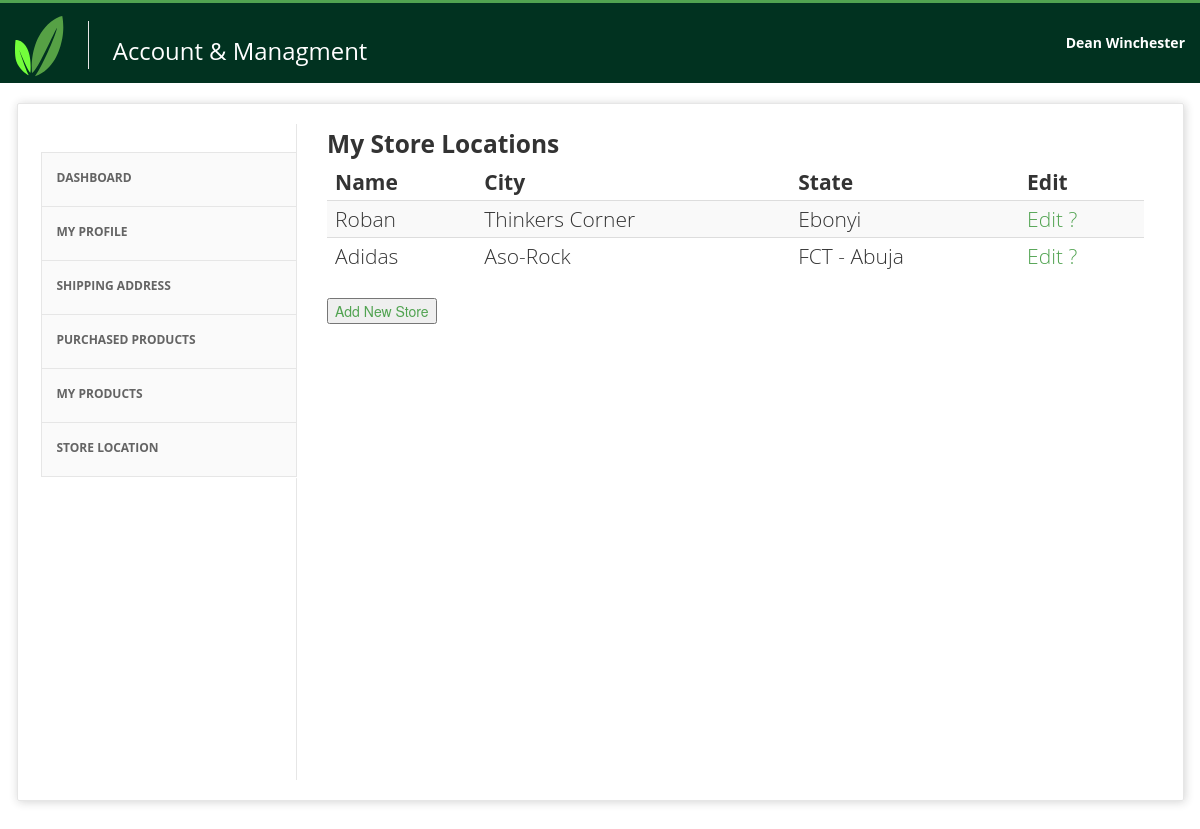
The app's page /account/storelist (signed in) with its own data.
### account/models.py (models this page shows, shortened)
class User(AbstractBaseUser):
    first_name=models.CharField(max_length=50)
    last_name=models.CharField(max_length=50)
    email = models.EmailField(
        verbose_name='email address',
        max_length=255,
        unique=True,
    )
    phone=models.CharField(max_length=20)
    Active_Shipping_Address=models.ForeignKey('goods.ShippingAddress',on_delete=models.DO_NOTHING,
    blank=True,null=True
)
    staff = models.BooleanField(default=False) # a admin user; non super-user
    admin = models.BooleanField(default=False)
    STATUS=(
        ('Buyer','Buyer'),
        ('Seller','Seller')
    )
    client_status=models.CharField(max_length=500,choices=STATUS)
    USERNAME_FIELD='email'
    @property
    def is_staff(self):
        return self.staff
    objects=UserManager()

### goods/models.py (models this page shows, shortened)
class StoreLocation(models.Model):
    name = models.CharField(max_length=20)
    states_list= (
                    ("Abia", " Abia"),
                    ( "Bauchi", "Bauchi",),
                    ( "Bayelsa","Bayelsa",),
                    ( "Benue", "Benue",),
                    ( "Borno",  "Borno",     ),
                  ("Cross River" ,"Cross River",),
                  ("Delta",   "Delta",   ),
                    ("Ebonyi",  "Ebonyi",  ),
                    ("Edo",    "Edo",    ),
                    ("Ekiti",  "Ekiti",  ),
                    ("Enugu",  "Enugu",   ),
                    ("FCT - Abuja","FCT - Abuja",),
                  ("Gombe",  "Gombe",  ),
                    ("Imo",    "Imo",    ),
                    ("Jigawa", "Jigawa", ),
                    ("Kaduna",  "Kaduna",  ),
                    ("Kano",    "Kano",       ),
                  ("Katsina","Katsina",),
                    ("Kebbi",   "Kebbi",      ),
                  ("Kogi",      "Kogi",    ),
                    ("Kwara",   "Kwara",   ),
                    ("Lagos",   "Lagos",   ),
                    ("Nasarawa","Nasarawa",),
                    ("Niger",   "Niger",      ),
                  ("Ogun",      "Ogun",    ),
                    ("ndo",     "ndo",     ),
                    ("Osun",    "Osun",    ),
                    ("Oyo",    "Oyo",    ),
                    ("Plateau","Plateau",),
                    ("Rivers",  "Rivers",  ),
                    ("Sokoto",  "Sokoto", ),
                    ("Taraba","Taraba",),
                    ("Yobe",    "Yobe",),
                  ("Zamfara","Zamfara")    ,
)
    states=models.CharField(max_length=20,choices=states_list)
    city=models.CharField(max_length=20)
    created_by=models.ForeignKey('account.User',on_delete=models.CASCADE,default=True)

### farmer/views.py (the view)
# urls.py: path('storelist',views.StoreListView,name='storelist'),
def StoreListView(request):
    my_store_list=StoreLocation.objects.filter(created_by=request.user)
    context={
        'object':my_store_list
    }
    return render(request,'farmer/storelist.html',context)

### account/views.py (called while the page is built)
def _cart_id(request):
    cart = request.session.session_key
    if not cart:
        cart = request.session.create()
    return cart

### farmer/context_processor.py (called while the page is built)
def counter(request):
    cart_count=0
    if 'admin' in request.path:
        return {}
    else:
        try:
            cart=Cart.objects.filter(cart_id=_cart_id(request))
            cart_items=CartItem.objects.all().filter(cart=cart[:1])
            for cart_item in cart_items:
                cart_count+=cart_item.quantity
        except Cart.DoesNotExist:
            cart_count=0
    return dict(cart_count=cart_count)

### farmer/templates/farmer/storelist.html
{% extends 'farmer/account.html' %}
{% block content %}
<h3 class="title-divider" style="margin-bottom: 0;"><span> My Store Locations </span> </h3>
<div class="lead" style="margin-bottom: 40px;">
      <table  class=" table table-striped table-hover  " >
        <thead class="thead-dark">
            <tr>
                <th>
                    Name
                </th>
                <th>
                    City
                </th>
                <th>
                    State
                </th>
                <th>
                Edit
                </th>
            </tr>
        </thead>
        {% for x in object %}
        <tr>
            <td>
                {{x.name}}
            </td>
            <td>
                {{x.city}}
            </td>
            <td>
                {{x.states}}
            </td>
            <td>
                <a href="{% url 'storeupdate' x.pk %} "> Edit ?</a>
            </td>
        </tr>
    {% endfor %}
    </table>
    <button> <a href=" {% url 'storecreate' %} ">Add New Store </a></button>
</div>
</div>
</div>
{% endblock %}

### farmer/templates/farmer/account.html (shortened to what this page needs)
{% load static %}
   <!DOCTYPE html>
<html lang="en">
<head>
    <link rel="stylesheet" href=" {{file.css}} ">
    <link rel="stylesheet" href="{% static 'styling.min.css' %}">
</head>
<body class="page">
    <div id="navigation" class="wrapper">
        <div class="navbar  navbar-static-top"  >
            <div class="header" style="background-color:#013220;" >
                <div class="header-inner container">
                    <div class="row-fluid">
                        <div class="span7">
                            <a class="brand" href="/" title="Home">
                                <h1>
                                    <img src=" {% static 'SYmbol.png' %}">
                                </h1>
                            </a>
                            <div class="slogan hidden-tablet hidden-phone" style="color: white;" >Account &amp; Managment</div>
                        </div>
                        <div class="span5">
                            <a href="{% url 'account' %} ">
                            <div class="social-media pull-right hidden-phone">
                                    <span style="color: white;" >{{ greet }}  <strong> {{request.user.first_name}}  {{request.user.last_name}}</strong></span>
                            </div></a>
                        </div>
                    </div>
                </div>
            </div>
        </div>
    </div>
    <div id="content" style="min-height: 1131px;">
        <div class="container">
            <div class="form-wrapper" style="max-width: 1125px; min-height: 500px;">
<div class="row-fluid">
    <div class="span3 sidebar" style="margin-left: 0;">
    <div class="section-menu">
        <ul class="nav nav-list" style="min-height: 600px;" id="candidate_nav">
            <li id="candidate_profile" > <a href="{% url 'dashboard' %} " class="first">Dashboard <i class="icon-angle-right"></i></a></li>
            <li id="candidate_additional"><a href="{% url 'profile' request.user.pk %}">my profile <i class="icon-angle-right"></i></a></li>
            <li id="candidate_photo"><a href="{% url 'shippinglist'  %}">shipping address<i class="icon-angle-right"></i></a></li>
            <li id="candidate_undergrad"><a href="{% url 'purchasedproducts' %}">purchased products <i class="icon-angle-right"></i></a></li>
            {% if request.user.is_staff %}
            <li id="candidate_olevel"><a href="{% url 'myproducts' %}"> my products <i class="icon-angle-right"></i></a></li>
            <li id="candidate_secondary"><a href="{% url 'storelist' %}">store location<i class="icon-angle-right"></i></a></li>
            {% endif %}
        </ul>
    </div>
</div>
     <div class="span9 ng-scope" style="margin-left: 10px; padding-left: 20px; max-width: 850px;" ng-app="" id="ng-app">
{% block content %}{% endblock %}
    </div>
</div>
            </div>
</body>
</html>

### records on screen
User: user.first_name "Dean", user.last_name "Winchester"
StoreLocation: name "Roban", city "Thinkers Corner", states "Ebonyi"
StoreLocation: name "Adidas", city "Aso-Rock", states "FCT - Abuja"
